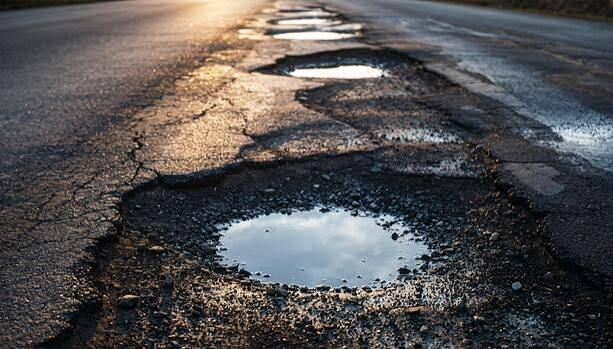
#> input picture backend/tests/sample_road.jpg, 613 x 349 px
$ python -i phash_service.py   (imports and definitions only)
#> lines starting #> are read from the running program, lines starting #| are printed output that depends on the picture
#> further down, picture is the input picture: shape (349, 613, 3); mean B, G, R 81.7, 81.5, 83.9
"""
RoadGuard AI - Perceptual Image Hashing (pHash) Service
Computes 64-bit Discrete Cosine Transform (DCT) perceptual hash fingerprints.
Calculates Hamming distance and similarity to detect identical and near-identical photographs,
invariant to aspect ratio resizing, JPEG compression, and lighting changes.
Does not require external pretrained AI models or third-party repositories.
"""

import os
import cv2
import numpy as np
from typing import Optional, Union, Dict, Any, List, Tuple
from pathlib import Path
from PIL import Image
import logging

logger = logging.getLogger("roadguard.phash")

class PHashService:
    HASH_SIZE = 8       # 8x8 DCT low-frequency matrix = 64-bit fingerprint
    RESIZE_SIZE = (32, 32)

    # Standard 64-bit pHash Hamming distance thresholds:
    # 0: Exactly identical photo (bit-for-bit or pure re-encode)
    # 1-5: Near-identical photo (compressed, scaled, or minor filter)
    # 6-12: High structural similarity / Candidate duplicate (same defect, slightly different angle/crop)
    # 13-18: Moderate similarity (similar road surface, unlikely duplicate)
    # >18: Distinct scenes (different road defects)
    THRESHOLD_IDENTICAL = 0
    THRESHOLD_NEAR_IDENTICAL = 5
    THRESHOLD_CANDIDATE = 12
    THRESHOLD_SIMILAR = 18

    def compute_phash(
        self,
        image_input: Union[bytes, str, Path, np.ndarray, Image.Image]
    ) -> Optional[str]:
        """
        Compute a 64-bit Discrete Cosine Transform (DCT) perceptual hash.

        Algorithm:
        1. Read / convert image to 8-bit single-channel grayscale.
        2. Resize to 32x32 using area-based interpolation (cv2.INTER_AREA) to remove high-frequency noise.
        3. Compute 2D Discrete Cosine Transform (cv2.dct).
        4. Extract the top-left 8x8 matrix (lowest 64 spatial frequencies).
        5. Calculate the median of the 64 coefficients (excluding the DC coefficient at [0, 0]
           to achieve illumination/exposure invariance).
        6. Compute the 64-bit binary mask (1 if coeff > median, else 0).
        7. Encode as a 16-character hexadecimal string.
        """
        try:
            gray: Optional[np.ndarray] = None

            if isinstance(image_input, bytes):
                nparr = np.frombuffer(image_input, np.uint8)
                gray = cv2.imdecode(nparr, cv2.IMREAD_GRAYSCALE)
            elif isinstance(image_input, (str, Path)):
                path_str = str(image_input)
                if not os.path.exists(path_str):
                    logger.warning(f"Image path does not exist for pHash: {path_str}")
                    return None
                gray = cv2.imread(path_str, cv2.IMREAD_GRAYSCALE)
            elif isinstance(image_input, np.ndarray):
                if len(image_input.shape) == 3:
                    gray = cv2.cvtColor(image_input, cv2.COLOR_BGR2GRAY)
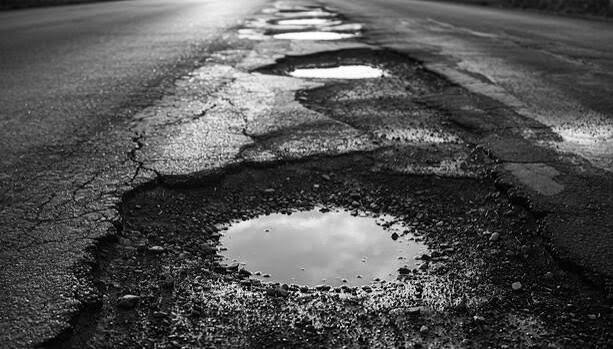
#> gray: shape (349, 613); min 0, max 255, mean 82.2
                elif len(image_input.shape) == 2:
                    gray = image_input
            elif isinstance(image_input, Image.Image):
                rgb = image_input.convert("L")
                gray = np.array(rgb)

            if gray is None or gray.size == 0:
                logger.warning("Could not decode image input for pHash computation.")
                return None

            # 1. Resize to 32x32 for DCT decomposition
            resized = cv2.resize(gray, self.RESIZE_SIZE, interpolation=cv2.INTER_AREA)
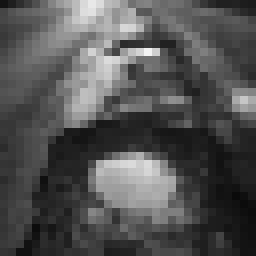
#> resized: shape (32, 32) (shown 8 times larger); min 10, max 242, mean 82.2

            # 2. Compute 2D Discrete Cosine Transform on float32 matrix
            float_img = np.float32(resized)
            dct = cv2.dct(float_img)
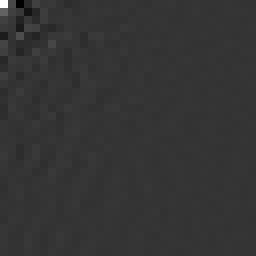
#> dct: shape (32, 32) float32 (shown 8 times larger); min -684.7, max 2630.4, mean 1.3; drawn with min black and max white

            # 3. Extract top-left 8x8 submatrix (lowest 64 frequency components)
            dct_low = dct[:self.HASH_SIZE, :self.HASH_SIZE]

            # 4. Compute median excluding DC coefficient at index [0, 0]
            # Excluding DC (mean luminance) makes the hash invariant to overall brightness
            flat_coeffs = dct_low.flatten()
#> flat_coeffs = 64 values, max 2630.4 at index 0, min -684.7 at index 2, mean 37
            median_val = np.median(flat_coeffs[1:])
#> median_val = 3.1

            # 5. Build 64-bit boolean mask
            bit_mask = dct_low > median_val

            # 6. Convert 64 boolean values into a 16-character hexadecimal string
            bit_str = "".join("1" if b else "0" for b in bit_mask.flatten())
            hex_hash = f"{int(bit_str, 2):016x}"
#> hex_hash = 'cee4d5d823838e74'
            return hex_hash

        except Exception as e:
            logger.error(f"Error computing pHash: {e}")
            return None

    # [113 lines left out: functions calculate_hamming_distance, calculate_similarity, classify_match, compare_hashes, evaluate_duplicate_candidates, not called in this run]

# Global singleton instance
phash_service = PHashService()

>>> import cv2
>>> picture = cv2.imread('../../tests/sample_road.jpg')
>>> result = PHashService().compute_phash(picture)
#> result = 'cee4d5d823838e74'
